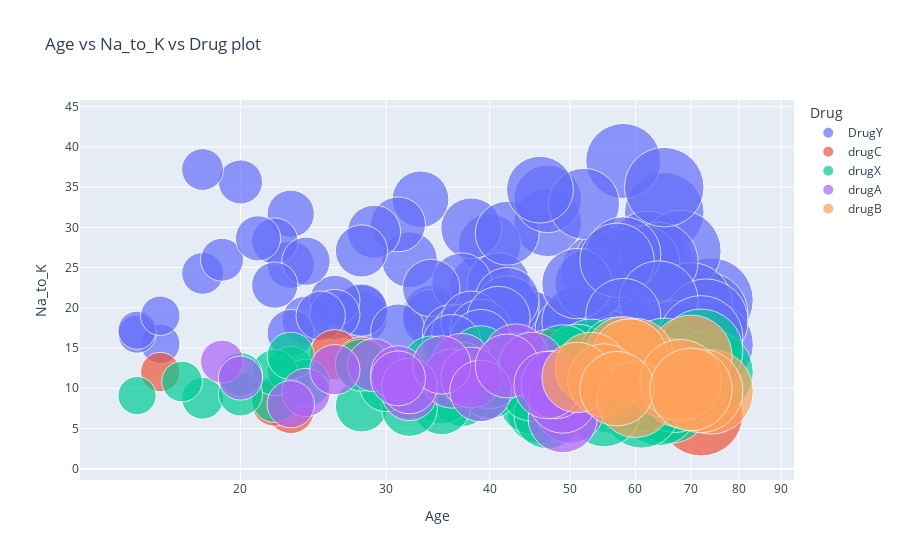

This figure's notebook cell:
### Code cell
fig = px.scatter(df, x="Age", y="Na_to_K",
	         size="Age", color="Drug",
                 hover_name="Cholesterol", log_x=True, size_max=60,title='Age vs Na_to_K vs Drug plot')
fig.show()

### Figure 1 — Plotly figure (JSON) as saved in the notebook; plotly's stock layout.template omitted (floating-point values rounded to 4 significant figures)
{"data": [{"hovertemplate": "<b>%{hovertext}</b><br><br>Drug=DrugY<br>Age=%{marker.size}<br>Na_to_K=%{y}<extra></extra>", "hovertext": ["HIGH", "HIGH", "HIGH", "HIGH", "NORMAL", "NORMAL", "HIGH", "HIGH", "NORMAL", "NORMAL", "NORMAL", "HIGH", "NORMAL", "HIGH", "HIGH", "NORMAL", "HIGH", "NORMAL", "HIGH", "NORMAL", "HIGH", "NORMAL", "HIGH", "HIGH", "HIGH", "NORMAL", "NORMAL", "HIGH", "HIGH", "NORMAL", "NORMAL", "NORMAL", "HIGH", "NORMAL", "HIGH", "NORMAL", "NORMAL", "NORMAL", "NORMAL", "HIGH", "NORMAL", "NORMAL", "HIGH", "NORMAL", "HIGH", "NORMAL", "HIGH", "HIGH", "HIGH", "NORMAL", "NORMAL", "NORMAL", "HIGH", "HIGH", "HIGH", "HIGH", "HIGH", "NORMAL", "HIGH", "HIGH", "NORMAL", "HIGH", "NORMAL", "HIGH", "NORMAL", "HIGH", "HIGH", "NORMAL", "NORMAL", "NORMAL", "HIGH", "NORMAL", "NORMAL", "HIGH", "HIGH", "NORMAL", "NORMAL", "NORMAL", "HIGH", "HIGH", "HIGH", "HIGH", "NORMAL", "NORMAL", "HIGH", "NORMAL", "NORMAL", "NORMAL", "HIGH", "HIGH", "HIGH"], "legendgroup": "DrugY", "marker": {"color": "#636efa", "size": [23, 61, 49, 60, 43, 34, 43, 74, 16, 32, 57, 63, 47, 48, 33, 28, 31, 39, 45, 65, 73, 50, 23, 28, 58, 62, 24, 40, 34, 38, 67, 68, 54, 18, 28, 41, 31, 26, 26, 69, 37, 50, 62, 41, 29, 42, 56, 58, 56, 20, 15, 22, 42, 23, 51, 61, 28, 15, 34, 36, 19, 66, 47, 70, 52, 24, 42, 64, 74, 37, 53, 21, 16, 38, 58, 51, 39, 41, 73, 25, 39, 67, 22, 36, 18, 57, 65, 64, 58, 72, 46], "sizemode": "area", "sizeref": 0.02056, "symbol": "circle"}, "mode": "markers", "name": "DrugY", "orientation": "v", "showlegend": true, "type": "scatter", "x": [23, 61, 49, 60, 43, 34, 43, 74, 16, 32, 57, 63, 47, 48, 33, 28, 31, 39, 45, 65, 73, 50, 23, 28, 58, 62, 24, 40, 34, 38, 67, 68, 54, 18, 28, 41, 31, 26, 26, 69, 37, 50, 62, 41, 29, 42, 56, 58, 56, 20, 15, 22, 42, 23, 51, 61, 28, 15, 34, 36, 19, 66, 47, 70, 52, 24, 42, 64, 74, 37, 53, 21, 16, 38, 58, 51, 39, 41, 73, 25, 39, 67, 22, 36, 18, 57, 65, 64, 58, 72, 46], "xaxis": "x", "y": [25.36, 18.04, 16.27, 15.17, 19.37, 19.2, 15.38, 20.94, 15.52, 25.97, 19.13, 25.92, 30.57, 15.04, 33.49, 18.81, 30.37, 22.7, 17.95, 31.88, 19.22, 15.79, 31.69, 19.8, 19.42, 27.18, 18.46, 27.83, 18.7, 29.88, 20.69, 27.05, 24.66, 24.28, 19.68, 22.91, 17.07, 20.91, 19.16, 15.48, 23.09, 17.21, 16.59, 15.16, 29.45, 29.27, 15.02, 38.25, 25.39, 35.64, 16.73, 28.29, 20.01, 16.85, 18.3, 25.48, 27.06, 17.21, 22.46, 16.75, 25.97, 16.35, 33.54, 20.49, 32.92, 25.79, 21.04, 25.74, 15.44, 16.72, 22.96, 28.63, 19.01, 18.3, 26.64, 23.0, 17.23, 18.74, 18.35, 19.01, 15.97, 15.89, 22.82, 15.49, 37.19, 25.89, 35.0, 20.93, 18.99, 16.31, 34.69], "yaxis": "y"}, {"hovertemplate": "<b>%{hovertext}</b><br><br>Drug=drugC<br>Age=%{marker.size}<br>Na_to_K=%{y}<extra></extra>", "hovertext": ["HIGH", "HIGH", "HIGH", "HIGH", "HIGH", "HIGH", "HIGH", "HIGH", "HIGH", "HIGH", "HIGH", "HIGH", "HIGH", "HIGH", "HIGH", "HIGH"], "legendgroup": "drugC", "marker": {"color": "#EF553B", "size": [47, 47, 41, 47, 23, 68, 26, 32, 47, 28, 22, 49, 59, 72, 56, 16], "sizemode": "area", "sizeref": 0.02056, "symbol": "circle"}, "mode": "markers", "name": "drugC", "orientation": "v", "showlegend": true, "type": "scatter", "x": [47, 47, 41, 47, 23, 68, 26, 32, 47, 28, 22, 49, 59, 72, 56, 16], "xaxis": "x", "y": [13.09, 10.11, 11.04, 11.77, 7.298, 10.29, 14.16, 9.712, 10.07, 13.13, 8.151, 10.54, 10.44, 6.769, 11.57, 12.01], "yaxis": "y"}, {"hovertemplate": "<b>%{hovertext}</b><br><br>Drug=drugX<br>Age=%{marker.size}<br>Na_to_K=%{y}<extra></extra>", "hovertext": ["HIGH", "HIGH", "HIGH", "NORMAL", "NORMAL", "NORMAL", "NORMAL", "HIGH", "NORMAL", "NORMAL", "NORMAL", "HIGH", "HIGH", "NORMAL", "NORMAL", "NORMAL", "NORMAL", "NORMAL", "NORMAL", "HIGH", "NORMAL", "HIGH", "HIGH", "NORMAL", "HIGH", "NORMAL", "HIGH", "NORMAL", "NORMAL", "NORMAL", "NORMAL", "NORMAL", "HIGH", "NORMAL", "HIGH", "NORMAL", "NORMAL", "HIGH", "HIGH", "NORMAL", "NORMAL", "NORMAL", "NORMAL", "NORMAL", "HIGH", "NORMAL", "HIGH", "HIGH", "NORMAL", "HIGH", "NORMAL", "HIGH", "NORMAL", "NORMAL"], "legendgroup": "drugX", "marker": {"color": "#00cc96", "size": [28, 22, 50, 69, 49, 18, 49, 53, 46, 39, 39, 15, 23, 50, 66, 67, 60, 45, 17, 24, 32, 64, 51, 36, 56, 37, 22, 47, 35, 65, 20, 67, 40, 35, 32, 49, 74, 69, 61, 37, 61, 55, 72, 34, 30, 43, 57, 28, 45, 59, 20, 52, 23, 40], "sizemode": "area", "sizeref": 0.02056, "symbol": "circle"}, "mode": "markers", "name": "drugX", "orientation": "v", "showlegend": true, "type": "scatter", "x": [28, 22, 50, 69, 49, 18, 49, 53, 46, 39, 39, 15, 23, 50, 66, 67, 60, 45, 17, 24, 32, 64, 51, 36, 56, 37, 22, 47, 35, 65, 20, 67, 40, 35, 32, 49, 74, 69, 61, 37, 61, 55, 72, 34, 30, 43, 57, 28, 45, 59, 20, 52, 23, 40], "xaxis": "x", "y": [7.798, 8.607, 12.7, 11.46, 9.381, 8.75, 11.01, 14.13, 7.285, 13.94, 9.709, 9.084, 12.26, 12.29, 8.107, 10.9, 10.09, 8.37, 10.83, 10.61, 10.84, 7.761, 13.6, 11.42, 8.966, 8.968, 11.95, 6.683, 9.17, 13.77, 9.281, 9.514, 10.1, 7.845, 7.477, 13.6, 11.94, 10.06, 9.443, 12.01, 7.34, 7.261, 14.64, 12.92, 10.44, 12.86, 14.22, 12.88, 10.02, 13.88, 11.69, 9.894, 14.02, 11.35], "yaxis": "y"}, {"hovertemplate": "<b>%{hovertext}</b><br><br>Drug=drugA<br>Age=%{marker.size}<br>Na_to_K=%{y}<extra></extra>", "hovertext": ["HIGH", "NORMAL", "HIGH", "NORMAL", "HIGH", "HIGH", "HIGH", "NORMAL", "NORMAL", "HIGH", "HIGH", "NORMAL", "HIGH", "NORMAL", "HIGH", "NORMAL", "NORMAL", "NORMAL", "HIGH", "NORMAL", "NORMAL", "HIGH", "HIGH"], "legendgroup": "drugA", "marker": {"color": "#ab63fa", "size": [43, 32, 37, 24, 29, 36, 19, 38, 31, 45, 50, 32, 35, 49, 39, 26, 49, 31, 20, 42, 48, 47, 23], "sizemode": "area", "sizeref": 0.02056, "symbol": "circle"}, "mode": "markers", "name": "drugA", "orientation": "v", "showlegend": true, "type": "scatter", "x": [43, 32, 37, 24, 29, 36, 19, 38, 31, 45, 50, 32, 35, 49, 39, 26, 49, 31, 20, 42, 48, 47, 23], "xaxis": "x", "y": [13.97, 9.445, 13.09, 9.475, 12.86, 11.2, 13.31, 11.33, 11.87, 12.85, 7.49, 10.29, 12.89, 6.269, 9.664, 12.31, 8.7, 11.23, 11.26, 12.77, 10.45, 10.4, 8.011], "yaxis": "y"}, {"hovertemplate": "<b>%{hovertext}</b><br><br>Drug=drugB<br>Age=%{marker.size}<br>Na_to_K=%{y}<extra></extra>", "hovertext": ["HIGH", "NORMAL", "NORMAL", "NORMAL", "HIGH", "HIGH", "HIGH", "HIGH", "NORMAL", "NORMAL", "HIGH", "NORMAL", "NORMAL", "HIGH", "NORMAL", "HIGH"], "legendgroup": "drugB", "marker": {"color": "#FFA15A", "size": [74, 58, 68, 65, 60, 70, 60, 59, 72, 53, 55, 51, 60, 68, 57, 70], "sizemode": "area", "sizeref": 0.02056, "symbol": "circle"}, "mode": "markers", "name": "drugB", "orientation": "v", "showlegend": true, "type": "scatter", "x": [74, 58, 68, 65, 60, 70, 60, 59, 72, 53, 55, 51, 60, 68, 57, 70], "xaxis": "x", "y": [9.567, 14.24, 10.19, 11.34, 13.3, 13.97, 13.93, 13.94, 9.677, 12.49, 10.98, 11.34, 8.621, 11.01, 9.945, 9.849], "yaxis": "y"}], "layout": {"legend": {"itemsizing": "constant", "title": {"text": "Drug"}, "tracegroupgap": 0}, "title": {"text": "Age vs Na_to_K vs Drug plot"}, "xaxis": {"anchor": "y", "domain": [0, 1], "title": {"text": "Age"}, "type": "log"}, "yaxis": {"anchor": "x", "domain": [0, 1], "title": {"text": "Na_to_K"}}}}
